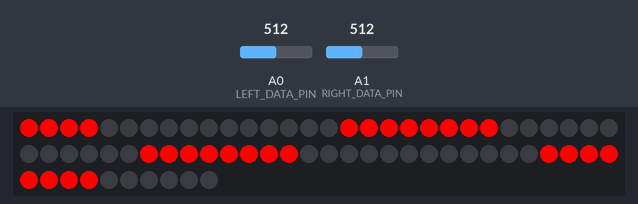
The sketch below on a simulated Arduino Uno, built with avr-gcc and run on an emulated ATmega328P. Shown: 70 RGB LEDs in strip order, left to right, continuing on the next row. Inputs (shaded band) come from the test bench; at power-on: A0 (LEFT_DATA_PIN) = 512, A1 (RIGHT_DATA_PIN) = 512. Dim RGB values are drawn brighter than linear.

Above: at 0.02 s.
At 1.25 s:
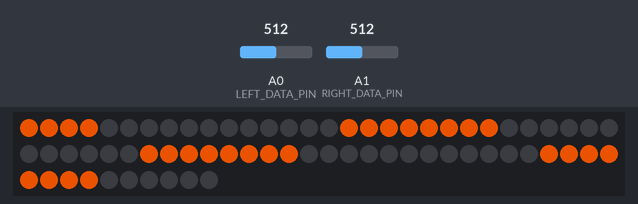
1.3 s: A0 (LEFT_DATA_PIN) set to 123
At 1.64 s:
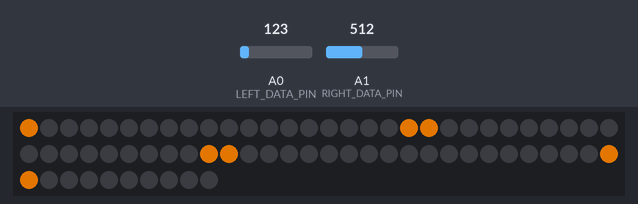

The sketch:

Spectrum_Shield.ino
```cpp
#include <Adafruit_NeoPixel.h>
#ifdef __AVR__
  #include <avr/power.h>
#endif

#define STROBE_PIN 4
#define RESET_PIN 5
#define NEOPIXEL_PIN 6
#define NUM_NEOPIXELS 70
#define NUM_FREQ 7
int LEFT_DATA_PIN=14;
int RIGHT_DATA_PIN=15;
int frequencies_left[NUM_FREQ];
int frequencies_right[NUM_FREQ];
Adafruit_NeoPixel strip = Adafruit_NeoPixel(NUM_NEOPIXELS, NEOPIXEL_PIN, NEO_GRB + NEO_KHZ800);

void setup() {
  pinMode(STROBE_PIN, OUTPUT);
  pinMode(RESET_PIN, OUTPUT);
  pinMode(NEOPIXEL_PIN, OUTPUT);
  pinMode(LEFT_DATA_PIN, INPUT);
  pinMode(RIGHT_DATA_PIN, INPUT);
  digitalWrite(STROBE_PIN, HIGH);
  digitalWrite(RESET_PIN, HIGH);
  Serial.begin(9600);
  Initialize_Spectrum_Analyzers();
  strip.begin();
  strip.show();
}

void loop() {
  /*
  for (int i = 0; i < NUM_FREQ; i++){
    Serial.print("Freq ");
    Serial.print(i);
    Serial.print("\t");
    Serial.print(frequencies_left[i]);
    Serial.print("\t");
    Serial.print(frequencies_right[i]);
    Serial.println();
  }*/
  update_neopixels(50);
}


void update_neopixels(int wait){
  int rescaled_value = 0;
  for(int k=0; k<256; k++) {
    Read_Frequencies(frequencies_left, frequencies_right);
    for (int i = 0; i < NUM_FREQ; i++){
      rescaled_value = map(frequencies_left[i], 0, 1023, 0, 9);
      //Due to the way this is wired every odd row is upside-down.
      if (i%2 == 1){
        for (int j = 9; j >= 0; j--){
          if (j > (9 - rescaled_value)) {
            strip.setPixelColor((i*10)+j, Wheel(k & 255));
          } else {
            strip.setPixelColor((i*10)+j, strip.Color(0,0,0));
          }
        }
      // Normal from bottom - to - top specifying.
      } else {
        for (int j = 0; j <= 9; j++){
          if (j < rescaled_value ){
            strip.setPixelColor((i*10)+j, Wheel(k & 255));
          } else {
            strip.setPixelColor((i*10)+j, strip.Color(0,0,0));
          }
        }
      }
    }
    strip.show();
    delay(wait);
  }
}

void display_neopixels(int freqs[NUM_FREQ], int wait){
  int rescaled_value = 0;
  uint16_t i, j;

  for(int k=0; k<256; k++) {
    for (int i = 0; i < NUM_FREQ-2; i++){
      rescaled_value = map(freqs[i]*1.25, 0, 1023, 0, 9);
      for (int j = 0; j <= rescaled_value; j++){
        strip.setPixelColor((i*10)+j, Wheel(k & 255));
      }
      for (int j = rescaled_value; j < 10; j++){
        strip.setPixelColor((i*10)+j, strip.Color(0,0,0));
      }
    }
    strip.show();
    delay(wait);
  }

}


void Read_Frequencies(int freq_left[7], int freq_right[7]){
  for(int i = 0; i < NUM_FREQ; i++){
    freq_left[i] = analogRead(LEFT_DATA_PIN);
    freq_right[i] = analogRead(RIGHT_DATA_PIN);
    digitalWrite(STROBE_PIN, HIGH);
    digitalWrite(STROBE_PIN, LOW);
  }
}

void Initialize_Spectrum_Analyzers(){
  digitalWrite(STROBE_PIN, LOW);
  delay(1);
  digitalWrite(RESET_PIN, HIGH);
  delay(1);
  digitalWrite(STROBE_PIN, HIGH);
  delay(1);
  digitalWrite(STROBE_PIN, LOW);
  delay(1);
  digitalWrite(RESET_PIN, LOW);
}

// Input a value 0 to 255 to get a color value.
// The colours are a transition r - g - b - back to r.
uint32_t Wheel(byte WheelPos) {
  WheelPos = 255 - WheelPos;
  if(WheelPos < 85) {
    return strip.Color(255 - WheelPos * 3, 0, WheelPos * 3);
  }
  if(WheelPos < 170) {
    WheelPos -= 85;
    return strip.Color(0, WheelPos * 3, 255 - WheelPos * 3);
  }
  WheelPos -= 170;
  return strip.Color(WheelPos * 3, 255 - WheelPos * 3, 0);
}
```
